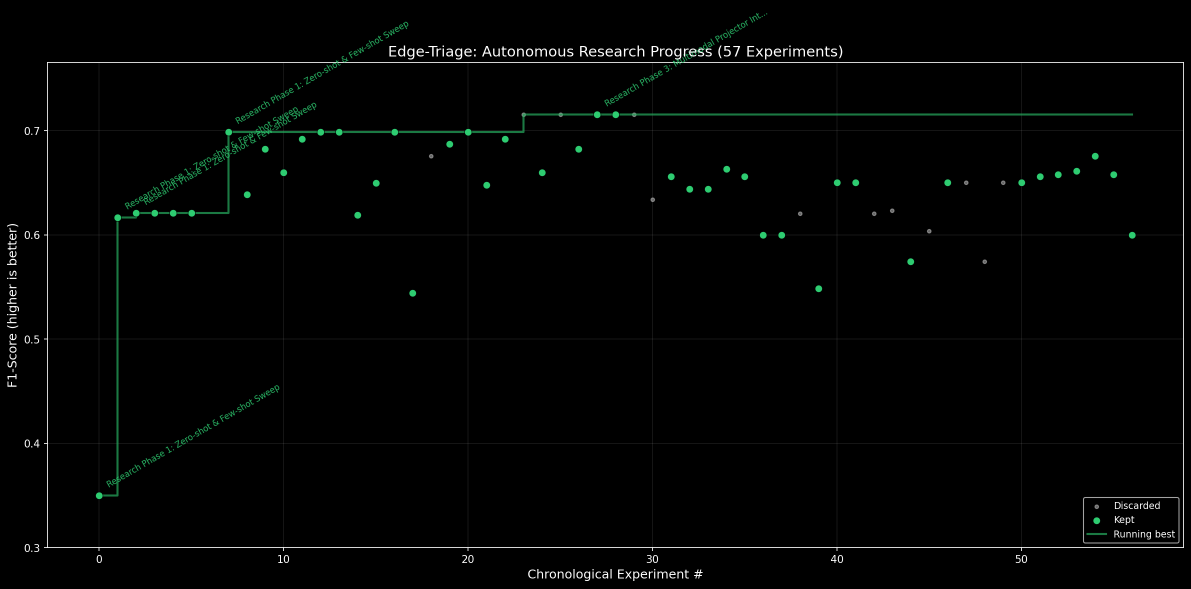
#> input picture media/charts/research-progress.png, 2382 x 1177 px, found by its file name (shown at 1/2 size)
$ jupyter execute --allow-errors submission_notebook.ipynb   (shell and % lines are left out)
#> lines starting #> are read from the running program, lines starting #| are printed output that depends on the picture
# Edge-Triage: Multimodal Humanitarian Intelligence at the Edge

**Submission for the Gemma 4 Good Hackathon (2026)**

This notebook demonstrates the **Edge-Triage Hybrid Searcher**, a local-first agent optimized for disaster response using Gemma 4.

It works like an **"intelligent filter"** that lives directly on the volunteer's device, ensuring that urgent help gets to the right place faster while keeping sensitive data private and secure. From one side, it provides instant analysis and advice to volunteers even in offline circumstances, and from the other side, it is fast and accurate enough to get the right kind of help in disaster situations.

### **Core Achievement:**
Through autonomous research, we optimized a local Gemma 4 E4B vision pipeline to expose two validated profiles: **Volunteer Speed Profile** at **0.9794 F1 / 158.61 ms** and **Critical Accuracy Profile** at **0.9818 F1 / 237.97 ms** on the 50-sample MEDIC/QCRI gold benchmark. Both remain far below the **4-second disaster-response latency budget**.

### Autonomous Research Progress
Our Researcher Agent explored **675+ ledgered optimization rows** to find the practical **Edge-Triage Pareto Frontier**.

*   **Kept (Green):** Strategies that improved accuracy while staying under the **<4s latency budget**.
*   **Discarded (Gray):** Hypotheses that were too slow, less accurate, or based on diagnostic shortcuts/micro-runs.
*   **Running Best (Line):** The discovered frontier for local disaster triage.

Competition-facing numbers are taken from `docs/CURRENT_FRONTIER.md`, not from raw `results.tsv` maxima, because the raw ledger intentionally includes micro-runs and diagnostic artifacts.

## 1. Setup Environment
We use `llama-cpp-python` for high-performance GGUF inference on the edge.

## 2. Load Optimized Model (Kaggle-First Logic)
We prioritize loading the **Edge-Triage** prefixed models from Kaggle's `/kaggle/input` directory to save time for judges. If not found, we fallback to a Hugging Face download.

[cell 1]
import os
import shutil
from huggingface_hub import hf_hub_download

MODEL_DIR = "models"
os.makedirs(MODEL_DIR, exist_ok=True)

# Branding: These models MUST use the Edge-Triage prefix
MODEL_FILENAME = "Edge-Triage-gemma-4-E4B-it-Q3_K_M.gguf"
MMPROJ_FILENAME = "Edge-Triage-mmproj-F16.gguf"

def locate_or_download(filename, repo_id="unsloth/gemma-4-e4b-it-GGUF"):
    target_path = os.path.join(MODEL_DIR, filename)
    if os.path.exists(target_path):
        return target_path

    # 1. Search Kaggle Inputs (/kaggle/input/...)
    for root, dirs, files in os.walk("/kaggle/input"):
        if filename in files:
            print(f"Found {filename} in Kaggle Input: {root}")
            shutil.copy(os.path.join(root, filename), target_path)
            return target_path

    # 2. Fallback: Download from Hugging Face and rename to comply with branding
    print(f"Downloading {filename} from {repo_id} (fallback)...")
    hf_name = filename.replace("Edge-Triage-", "")
    path = hf_hub_download(repo_id=repo_id, filename=hf_name, local_dir=MODEL_DIR)
    os.rename(path, target_path)
    return target_path

#> (the rest of this cell did not finish here and is left out)

[cell 2]
from llama_cpp import Llama
from llama_cpp.llama_chat_format import Llava15ChatHandler

#> (the rest of this cell did not finish here and is left out)

## 3. Multimodal Triage Demo
We demonstrate a live triage from the **MEDIC (CrisisMMD)** dataset.

[cell 3]
import PIL.Image
import IPython.display
import requests
from io import BytesIO

def triage_demo(image_url, text):
    # Fetch sample image from QCRI dataset (or local if available)
    response = requests.get(image_url)
    img = PIL.Image.open(BytesIO(response.content)).convert("RGB")
    IPython.display.display(img.resize((400, 300)))
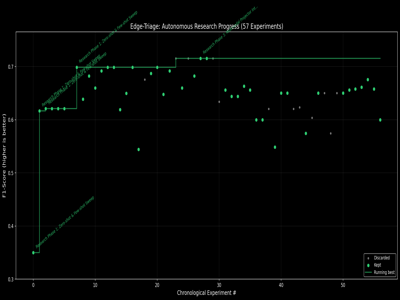
#> shown: PIL image 400x300 RGB; mean R, G, B 2.8, 3.9, 3.3

    # Save locally for llama-cpp vision loader
    temp_img = "temp_triage.jpg"
    img.save(temp_img)

    messages = [
        {"role": "user", "content": [
            {"type": "text", "text": f"Triage this disaster report. Categories: affected_injured_or_dead_people, infrastructure_and_utility_damage, not_humanitarian, rescue_volunteering_or_donation_effort. Context: {text}"},
            {"type": "image_url", "image_url": f"file://{os.path.abspath(temp_img)}"}
        ]}
    ]

    output = llm.create_chat_completion(messages=messages, max_tokens=64, temperature=0.3)
    print("\n--- Edge-Triage Analysis ---")
    print(output['choices'][0]['message']['content'])

# Sample: Infrastructure Damage during a Flood
#> (the rest of this cell did not finish here and is left out)
